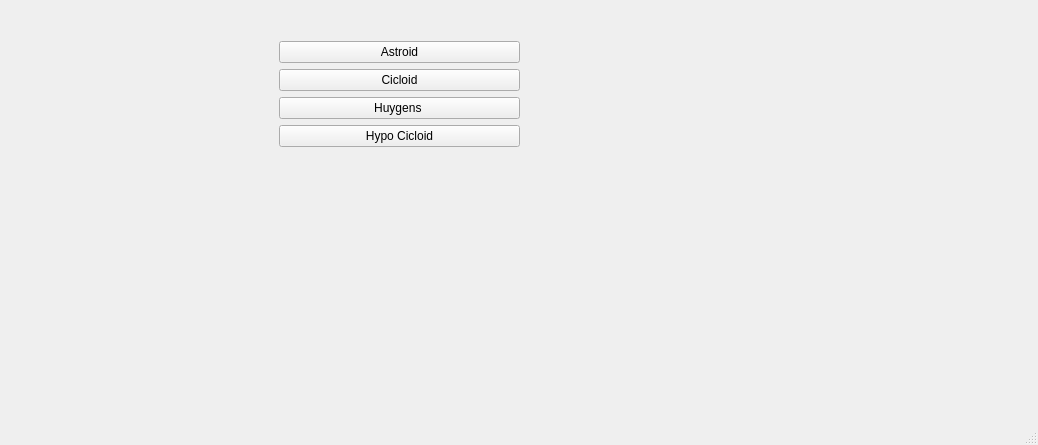
<?xml version="1.0" encoding="UTF-8"?>
<ui version="4.0">
 <class>MainWindow</class>
 <widget class="QMainWindow" name="MainWindow">
  <property name="geometry">
   <rect>
    <x>0</x>
    <y>0</y>
    <width>1038</width>
    <height>445</height>
   </rect>
  </property>
  <property name="windowTitle">
   <string>MainWindow</string>
  </property>
  <widget class="QWidget" name="centralWidget">
   <widget class="QWidget" name="">
    <property name="geometry">
     <rect>
      <x>20</x>
      <y>30</y>
      <width>511</width>
      <height>251</height>
     </rect>
    </property>
    <layout class="QHBoxLayout" name="horizontalLayout">
     <item>
      <widget class="RenderArea" name="renderArea" native="true"/>
     </item>
     <item>
      <layout class="QVBoxLayout" name="verticalLayout">
       <item>
        <widget class="QPushButton" name="btnAstroid">
         <property name="text">
          <string>Astroid</string>
         </property>
        </widget>
       </item>
       <item>
        <widget class="QPushButton" name="btnCicloid">
         <property name="text">
          <string>Cicloid</string>
         </property>
        </widget>
       </item>
       <item>
        <widget class="QPushButton" name="btnHuygens">
         <property name="text">
          <string>Huygens </string>
         </property>
        </widget>
       </item>
       <item>
        <widget class="QPushButton" name="btnHypo">
         <property name="text">
          <string>Hypo Cicloid</string>
         </property>
        </widget>
       </item>
       <item>
        <spacer name="verticalSpacer">
         <property name="orientation">
          <enum>Qt::Vertical</enum>
         </property>
         <property name="sizeHint" stdset="0">
          <size>
           <width>20</width>
           <height>40</height>
          </size>
         </property>
        </spacer>
       </item>
      </layout>
     </item>
    </layout>
   </widget>
  </widget>
  <widget class="QStatusBar" name="statusBar"/>
 </widget>
 <layoutdefault spacing="6" margin="11"/>
 <customwidgets>
  <customwidget>
   <class>RenderArea</class>
   <extends>QWidget</extends>
   <header>renderarea.h</header>
   <container>1</container>
  </customwidget>
 </customwidgets>
 <resources/>
 <connections/>
</ui>
